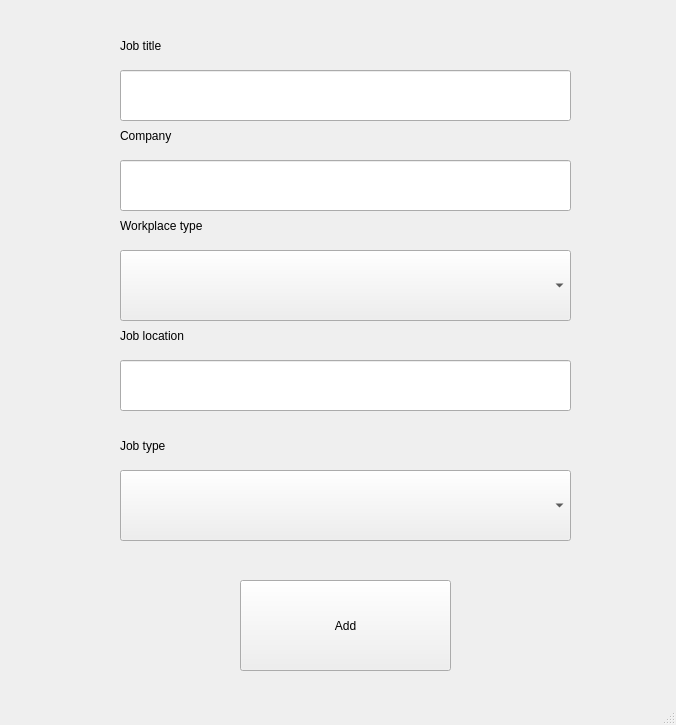
<?xml version="1.0" encoding="UTF-8"?>
<ui version="4.0">
 <class>addJob</class>
 <widget class="QMainWindow" name="addJob">
  <property name="geometry">
   <rect>
    <x>0</x>
    <y>0</y>
    <width>676</width>
    <height>725</height>
   </rect>
  </property>
  <property name="windowTitle">
   <string>MainWindow</string>
  </property>
  <widget class="QWidget" name="centralwidget">
   <widget class="QLabel" name="label">
    <property name="geometry">
     <rect>
      <x>120</x>
      <y>20</y>
      <width>321</width>
      <height>51</height>
     </rect>
    </property>
    <property name="text">
     <string>Job title</string>
    </property>
   </widget>
   <widget class="QLabel" name="label_2">
    <property name="geometry">
     <rect>
      <x>120</x>
      <y>110</y>
      <width>321</width>
      <height>51</height>
     </rect>
    </property>
    <property name="text">
     <string>Company</string>
    </property>
   </widget>
   <widget class="QLabel" name="label_3">
    <property name="geometry">
     <rect>
      <x>120</x>
      <y>200</y>
      <width>321</width>
      <height>51</height>
     </rect>
    </property>
    <property name="text">
     <string>Workplace type</string>
    </property>
   </widget>
   <widget class="QLabel" name="label_4">
    <property name="geometry">
     <rect>
      <x>120</x>
      <y>310</y>
      <width>321</width>
      <height>51</height>
     </rect>
    </property>
    <property name="text">
     <string>Job location</string>
    </property>
   </widget>
   <widget class="QLabel" name="label_5">
    <property name="geometry">
     <rect>
      <x>120</x>
      <y>420</y>
      <width>321</width>
      <height>51</height>
     </rect>
    </property>
    <property name="text">
     <string>Job type</string>
    </property>
   </widget>
   <widget class="QLineEdit" name="title">
    <property name="geometry">
     <rect>
      <x>120</x>
      <y>70</y>
      <width>451</width>
      <height>51</height>
     </rect>
    </property>
   </widget>
   <widget class="QLineEdit" name="company">
    <property name="geometry">
     <rect>
      <x>120</x>
      <y>160</y>
      <width>451</width>
      <height>51</height>
     </rect>
    </property>
   </widget>
   <widget class="QLineEdit" name="loc">
    <property name="geometry">
     <rect>
      <x>120</x>
      <y>360</y>
      <width>451</width>
      <height>51</height>
     </rect>
    </property>
   </widget>
   <widget class="QComboBox" name="workpalce">
    <property name="geometry">
     <rect>
      <x>120</x>
      <y>250</y>
      <width>451</width>
      <height>71</height>
     </rect>
    </property>
   </widget>
   <widget class="QComboBox" name="jobType">
    <property name="geometry">
     <rect>
      <x>120</x>
      <y>470</y>
      <width>451</width>
      <height>71</height>
     </rect>
    </property>
   </widget>
   <widget class="QPushButton" name="pushButton">
    <property name="geometry">
     <rect>
      <x>240</x>
      <y>580</y>
      <width>211</width>
      <height>91</height>
     </rect>
    </property>
    <property name="text">
     <string>Add</string>
    </property>
   </widget>
  </widget>
  <widget class="QMenuBar" name="menubar">
   <property name="geometry">
    <rect>
     <x>0</x>
     <y>0</y>
     <width>676</width>
     <height>21</height>
    </rect>
   </property>
  </widget>
  <widget class="QStatusBar" name="statusbar"/>
 </widget>
 <resources/>
 <connections/>
</ui>
